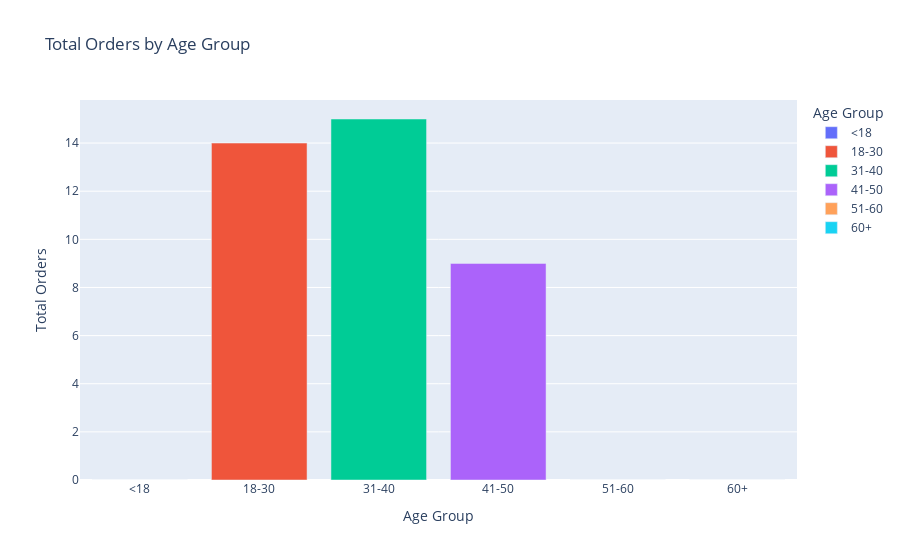

This figure's notebook cell:
### Code cell
# Grouping by age to analyze user behavior
age_order_analysis = final_data.groupby('Age Group').agg(
    total_orders=('Order ID', 'count'),
    avg_session_rating=('Session Rating', 'mean')
).reset_index()

# Visualization: Orders by Age Group using Plotly
import plotly.express as px

fig = px.bar(age_order_analysis, 
             x='Age Group', 
             y='total_orders', 
             title='Total Orders by Age Group',
             labels={'Age Group': 'Age Group', 'total_orders': 'Total Orders'},
             color='Age Group', 
             color_continuous_scale='coolwarm')

fig.show()

### Figure 1 — Plotly figure (JSON) as saved in the notebook; plotly's stock layout.template omitted (floating-point values rounded to 4 significant figures)
{"data": [{"alignmentgroup": "True", "hovertemplate": "Age Group=%{x}<br>Total Orders=%{y}<extra></extra>", "legendgroup": "<18", "marker": {"color": "#636efa", "pattern": {"shape": ""}}, "name": "<18", "offsetgroup": "<18", "orientation": "v", "showlegend": true, "textposition": "auto", "type": "bar", "x": ["<18"], "xaxis": "x", "y": [0], "yaxis": "y"}, {"alignmentgroup": "True", "hovertemplate": "Age Group=%{x}<br>Total Orders=%{y}<extra></extra>", "legendgroup": "18-30", "marker": {"color": "#EF553B", "pattern": {"shape": ""}}, "name": "18-30", "offsetgroup": "18-30", "orientation": "v", "showlegend": true, "textposition": "auto", "type": "bar", "x": ["18-30"], "xaxis": "x", "y": [14], "yaxis": "y"}, {"alignmentgroup": "True", "hovertemplate": "Age Group=%{x}<br>Total Orders=%{y}<extra></extra>", "legendgroup": "31-40", "marker": {"color": "#00cc96", "pattern": {"shape": ""}}, "name": "31-40", "offsetgroup": "31-40", "orientation": "v", "showlegend": true, "textposition": "auto", "type": "bar", "x": ["31-40"], "xaxis": "x", "y": [15], "yaxis": "y"}, {"alignmentgroup": "True", "hovertemplate": "Age Group=%{x}<br>Total Orders=%{y}<extra></extra>", "legendgroup": "41-50", "marker": {"color": "#ab63fa", "pattern": {"shape": ""}}, "name": "41-50", "offsetgroup": "41-50", "orientation": "v", "showlegend": true, "textposition": "auto", "type": "bar", "x": ["41-50"], "xaxis": "x", "y": [9], "yaxis": "y"}, {"alignmentgroup": "True", "hovertemplate": "Age Group=%{x}<br>Total Orders=%{y}<extra></extra>", "legendgroup": "51-60", "marker": {"color": "#FFA15A", "pattern": {"shape": ""}}, "name": "51-60", "offsetgroup": "51-60", "orientation": "v", "showlegend": true, "textposition": "auto", "type": "bar", "x": ["51-60"], "xaxis": "x", "y": [0], "yaxis": "y"}, {"alignmentgroup": "True", "hovertemplate": "Age Group=%{x}<br>Total Orders=%{y}<extra></extra>", "legendgroup": "60+", "marker": {"color": "#19d3f3", "pattern": {"shape": ""}}, "name": "60+", "offsetgroup": "60+", "orientation": "v", "showlegend": true, "textposition": "auto", "type": "bar", "x": ["60+"], "xaxis": "x", "y": [0], "yaxis": "y"}], "layout": {"autosize": true, "barmode": "relative", "legend": {"title": {"text": "Age Group"}, "tracegroupgap": 0}, "title": {"text": "Total Orders by Age Group"}, "xaxis": {"anchor": "y", "autorange": true, "categoryarray": ["<18", "18-30", "31-40", "41-50", "51-60", "60+"], "categoryorder": "array", "domain": [0, 1], "range": [-0.5, 5.5], "title": {"text": "Age Group"}, "type": "category"}, "yaxis": {"anchor": "x", "autorange": true, "domain": [0, 1], "range": [0, 15.79], "title": {"text": "Total Orders"}, "type": "linear"}}}
